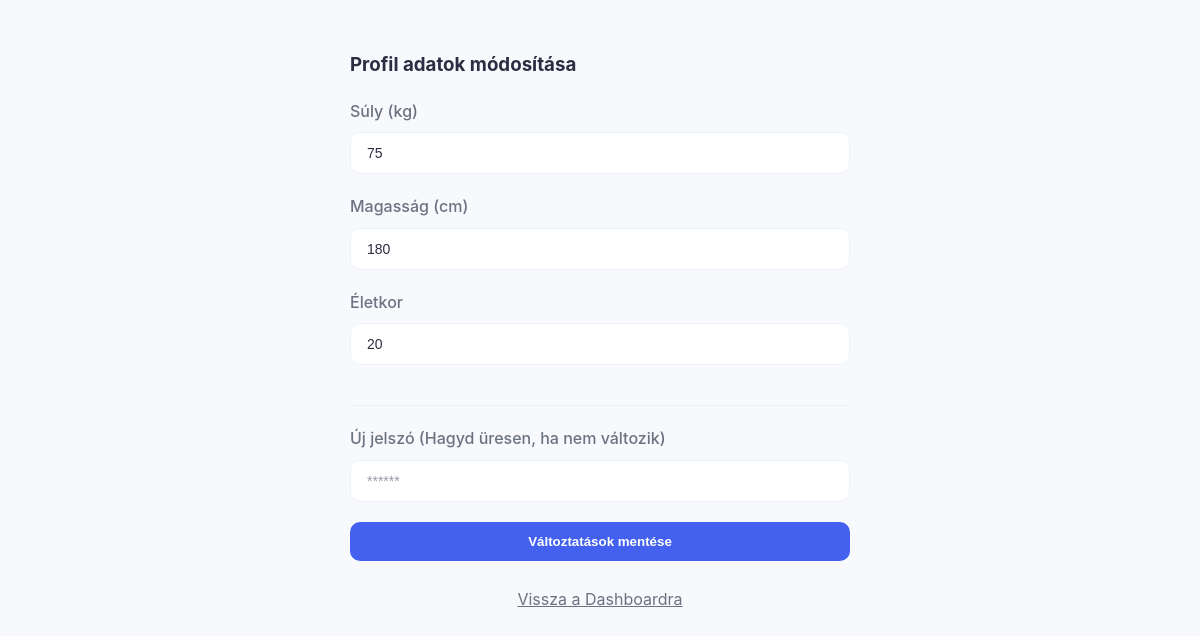
/profile.php (signed in), run on the app's committed database.
### tables this page shows
CREATE TABLE `users` (
  `id` int(11) NOT NULL,
  `name` varchar(255) NOT NULL,
  `email` varchar(255) NOT NULL,
  `password` varchar(255) NOT NULL,
  `premium` tinyint(1) NOT NULL,
  `height` int(11) DEFAULT NULL,
  `weight` int(11) DEFAULT NULL,
  `age` int(11) DEFAULT NULL,
  `gender` enum('male','female') DEFAULT NULL,
  `theme` varchar(10) DEFAULT 'light'
);

### profile.php (the view, shortened to what this page needs)
<?php
require 'database_connect.php';
$user_id = $_SESSION['user_id'];
$u = mysqli_fetch_assoc(mysqli_query($conn, "SELECT * FROM users WHERE id=$user_id"));
?>
<!DOCTYPE html>
<html lang="hu">
<head>
    <link rel="stylesheet" href="style.css">
</head>
<body>
    <div class="card" style="max-width: 500px; margin: 50px auto;">
        <h3>Profil adatok módosítása</h3>
        <form method="POST">
            <div class="form-row">
                <div class="form-group">
                    <label>Súly (kg)</label>
                    <input type="number" name="weight" value="<?php echo $u['weight']; ?>" required>
                </div>
                <div class="form-group">
                    <label>Magasság (cm)</label>
                    <input type="number" name="height" value="<?php echo $u['height']; ?>" required>
                </div>
            </div>
            <div class="form-group">
                <label>Életkor</label>
                <input type="number" name="age" value="<?php echo $u['age']; ?>" required>
            </div>
            <hr style="margin: 20px 0; border: 0; border-top: 1px solid #eee;">
            <div class="form-group">
                <label>Új jelszó (Hagyd üresen, ha nem változik)</label>
                <input type="password" name="new_password" placeholder="******">
            </div>
            <button type="submit" name="update_profile" class="btn-primary">Változtatások mentése</button>
        </form>
        <br>
        <a href="dashboard.php" style="display:block; text-align:center; color: var(--text-muted);">Vissza a Dashboardra</a>
    </div>
</body>
</html>

### style.css (style rules this page uses)
:root { --bg-color: #f8f9fd; --card-bg: #ffffff; --text-main: #2b2d42; --text-muted: #6b7280; --border-color: #edf2f7; --primary: #4361ee; --primary-hover: #3751d4; --success: #22c55e; --danger: #ef4444; --shadow: 0 10px 25px rgba(0, 0, 0, 0.05); --input-bg: #ffffff; }
* { box-sizing: border-box; transition: background-color 0.3s ease, color 0.3s ease, border-color 0.3s ease; }
body { font-family: 'Inter', -apple-system, sans-serif; background-color: var(--bg-color) !important; color: var(--text-main) !important; margin: 0; line-height: 1.6; }
h1, h2, h3 { color: var(--text-main); margin-top: 0; }
label { display: block; margin-bottom: 8px; font-weight: 500; color: var(--text-muted); }
input[type="text"], input[type="number"], input[type="email"], input[type="password"], select, textarea { width: 100%; padding: 12px 16px; margin-bottom: 20px; border: 1px solid var(--border-color); border-radius: 10px; background-color: var(--input-bg) !important; color: var(--text-main) !important; font-size: 14px; outline: none; }
.btn-primary { background-color: var(--primary); color: white !important; padding: 12px 24px; border: none; border-radius: 10px; font-weight: 600; cursor: pointer; width: 100%; transition: background 0.2s; }
::placeholder { color: var(--text-muted); opacity: 0.7; }

### data on the page
users: weight "75", height "180", age "20"
